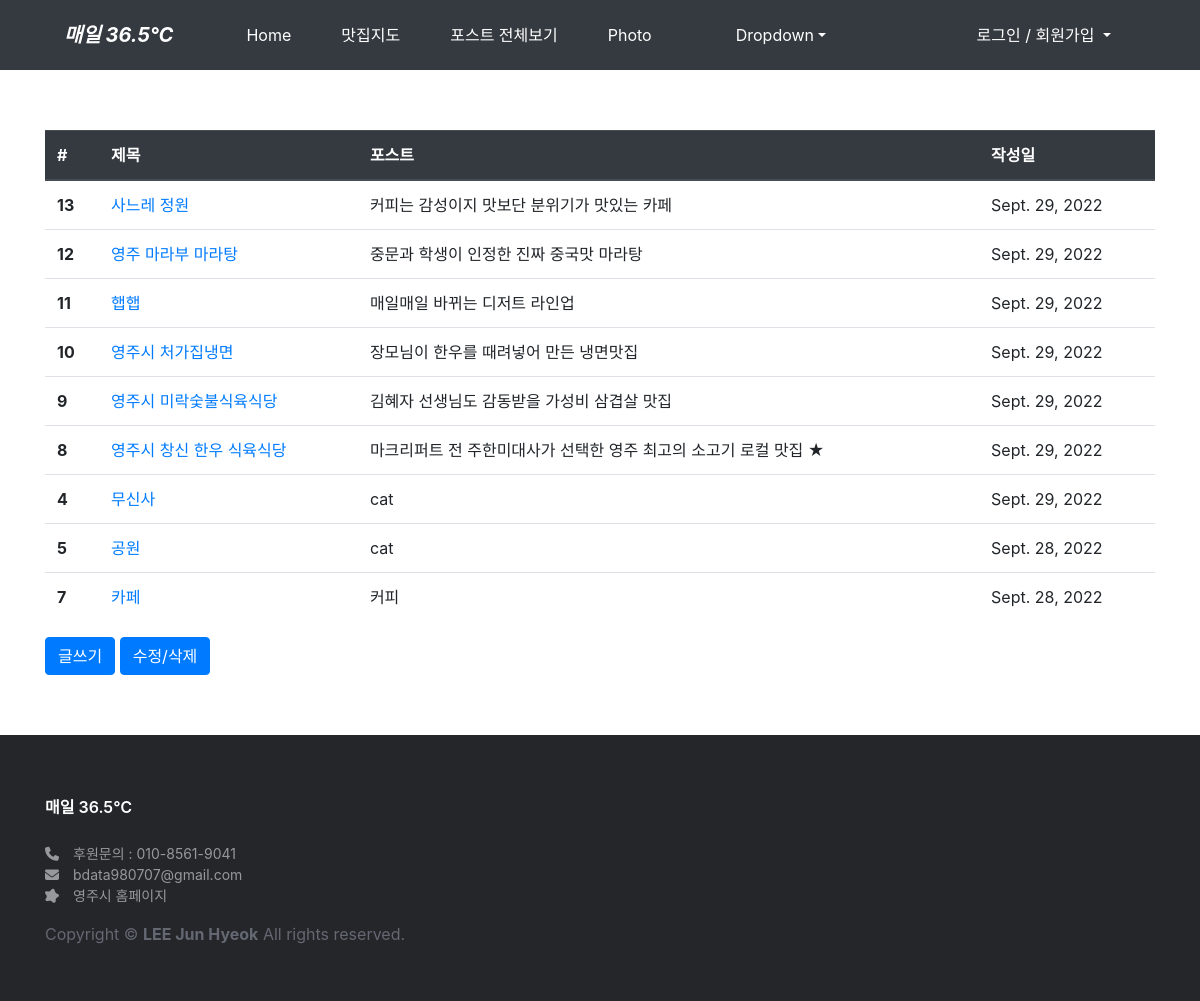
Screenshot of /blog/ with the database file from the repository.
### blog/models.py (models this page shows, shortened)
class Post(models.Model):
    title = models.CharField('TITLE', max_length=50)
    slug = models.SlugField('SLUG', unique=True, allow_unicode=True, help_text='one word for title alias')
    description = models.CharField('DESCRIPTION', max_length=100, blank=True, help_text='simple description text')
    image = models.ImageField(upload_to='images/', blank=True, null = True)
    content = models.TextField('CONTENT')
    create_dt = models.DateTimeField('CREATE DATE', auto_now_add=True)
    modify_dt = models.DateTimeField('MODIFY DATE', auto_now=True)
    tags = TaggableManager(blank=True)
    owner = models.ForeignKey(User, on_delete=models.CASCADE, verbose_name='OWNER', blank=True, null=True)
    name =models.CharField(max_length=15,blank=True, null=True)
    location = models.CharField(max_length=50,default='',blank=True, null=True)
    latitude=models.FloatField(default=0.0,blank=True, null=True)
    longitude=models.FloatField(default=0.0,blank=True, null=True)
    class Meta:
        verbose_name = 'post'
        verbose_name_plural = 'posts'
        db_table = 'blog_posts'
        ordering = ('-modify_dt',)
    def get_absolute_url(self):
        return reverse('blog:post_detail', args=(self.slug,))

### blog/views.py (the view)
# urls.py: path('', views.PostLV.as_view(), name='index'),
class PostLV(ListView):
    model = Post
    template_name = 'blog/post_all.html'
    context_object_name = 'posts'
    paginate_by = 20

### blog/templates/blog/post_all.html (shortened to what this page needs)
{% extends 'base.html' %}
{% load static %}
{% block content %}
<div class="row mt-5">
    <div class="col-12">
      <table class="table">
        <thead class="thead-dark">
          <tr>
            <th scope="col">#</th>
            <th scope="col">제목</th>
            <th scope="col">포스트</th>
            <th scope="col">작성일</th>
          </tr>
        </thead>
        <tbody>
        {% for post in posts %}
          <tr>
            <th scope="row">{{post.id}}</th>
            <td><a href='{{ post.get_absolute_url }}'>{{post.title}}</a></td>
            <td>{{ post.description}}</td>
            <td>{{ post.modify_dt|date:"N d, Y" }}</td>
          </tr>
          {% endfor%}
          </tbody>
      </table>
    </div>
  </div>
  <div class="row">
    <div class="col-12">
      <a class="btn btn-primary" href="{% url 'blog:add' %}">글쓰기</a>  <a class='btn btn-primary' href="{% url 'blog:change' %}">수정/삭제</a>
    </div>
  </div>
{% endblock %}

### templates/base.html (style rules this page uses)
* { font-family: Pretendard, -apple-system, BlinkMacSystemFont, system-ui, Roboto, "Helvetica Neue", "Segoe UI", "Apple SD Gothic Neo", "Noto Sans KR", "Malgun Gothic", "Apple Color Emoji", "Segoe UI Emoji", "Segoe UI Symbol", sans-serif; }
html, body { margin: 0; padding: 0; height: 100%; }

### rows the page displays
Post: id "13", title "사느레 정원", description "커피는 감성이지 맛보단 분위기가 맛있는 카페", modify_dt "Sept. 29, 2022"
Post: id "12", title "영주 마라부 마라탕", description "중문과 학생이 인정한 진짜 중국맛 마라탕", modify_dt "Sept. 29, 2022"
Post: id "11", title "햅햅", description "매일매일 바뀌는 디저트 라인업", modify_dt "Sept. 29, 2022"
Post: id "10", title "영주시 처가집냉면", description "장모님이 한우를 때려넣어 만든 냉면맛집", modify_dt "Sept. 29, 2022"
Post: id "9", title "영주시 미락숯불식육식당", description "김혜자 선생님도 감동받을 가성비 삼겹살 맛집", modify_dt "Sept. 29, 2022"
Post: id "8", title "영주시 창신 한우 식육식당", description "마크리퍼트 전 주한미대사가 선택한 영주 최고의 소고기 로컬 맛집 ★", modify_dt "Sept. 29, 2022"
Post: id "4", title "무신사", description "cat", modify_dt "Sept. 29, 2022"
Post: id "5", title "공원", description "cat", modify_dt "Sept. 28, 2022"
Post: id "7", title "카페", description "커피", modify_dt "Sept. 28, 2022"
